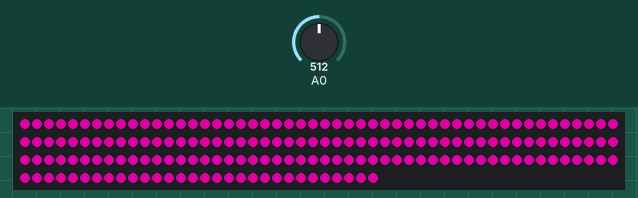
Simulated run of this sketch. Board: Arduino Uno, built with avr-gcc and run on an emulated ATmega328P. Parts: 180 RGB LEDs in strip order, left to right, continuing on the next row. The test bench sets the inputs (shaded band); at power-on: A0 = 512. Dim RGB values are drawn brighter than linear.

Above: at 1.2 s.
1.3 s: A0 set to 716
At 1.7 s:
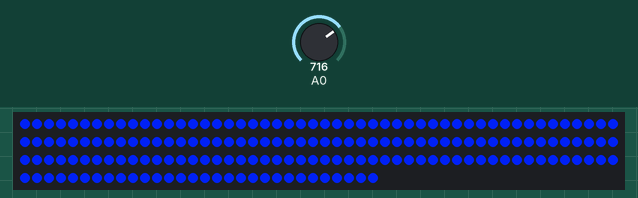
2.8 s: A0 set to 900
At 3.9 s:
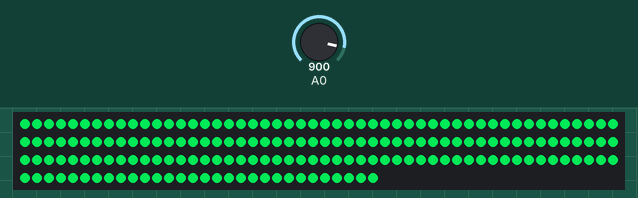
4.3 s: A0 set to 306
At 5.3 s:
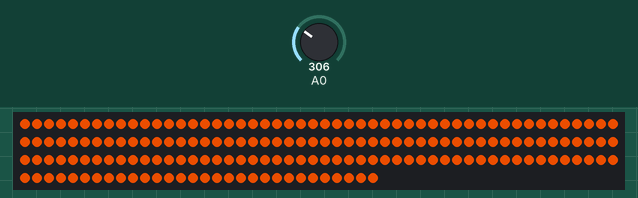
7.3 s: A0 set to 511
At 8.6 s:
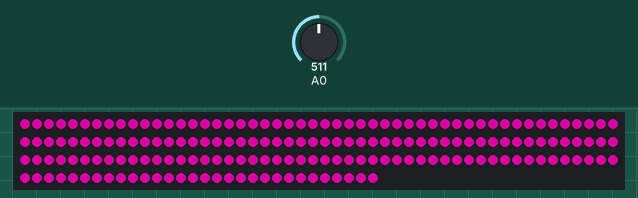
Timing chart, 0 to 9.8 s (numbered marks = the images above; inputs shaded):
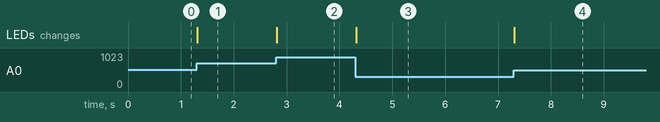

The sketch:

paddle.ino
```cpp
#include <Adafruit_NeoPixel.h>
#ifdef __AVR__
  #include <avr/power.h>
#endif

#define PIN 6

// Parameter 1 = number of pixels in strip
// Parameter 2 = Arduino pin number (most are valid)
// Parameter 3 = pixel type flags, add together as needed:
//   NEO_KHZ800  800 KHz bitstream (most NeoPixel products w/WS2812 LEDs)
//   NEO_KHZ400  400 KHz (classic 'v1' (not v2) FLORA pixels, WS2811 drivers)
//   NEO_GRB     Pixels are wired for GRB bitstream (most NeoPixel products)
//   NEO_RGB     Pixels are wired for RGB bitstream (v1 FLORA pixels, not v2)
Adafruit_NeoPixel strip = Adafruit_NeoPixel(180, PIN, NEO_GRB + NEO_KHZ800);

// IMPORTANT: To reduce NeoPixel burnout risk, add 1000 uF capacitor across
// pixel power leads, add 300 - 500 Ohm resistor on first pixel's data input
// and minimize distance between Arduino and first pixel.  Avoid connecting
// on a live circuit...if you must, connect GND first.

uint8_t paddle_pos = 100;

void setup() {
  // This is for Trinket 5V 16MHz, you can remove these three lines if you are not using a Trinket
  #if defined (__AVR_ATtiny85__)
    if (F_CPU == 16000000) clock_prescale_set(clock_div_1);
  #endif
  // End of trinket special code

  randomSeed(analogRead(0));

  strip.begin();
  strip.show(); // Initialize all pixels to 'off'

  Serial.begin(9600);
}

void loop() {
  uint8_t colour = (analogRead(A0) / 5) * 255;
  showColour(Wheel((colour * 256 / strip.numPixels()) & 255));
  if(Serial.available() > 0) {
    Serial.print("received: ");
    Serial.println(Serial.read());
  }
}

void showColour(uint32_t colour) {
  for(uint16_t i=0; i<strip.numPixels(); i++) {
    strip.setPixelColor(i, colour);
  }
  strip.show();
}

// Input a value 0 to 255 to get a color value.
// The colours are a transition r - g - b - back to r.
uint32_t Wheel(byte WheelPos) {
  WheelPos = 255 - WheelPos;
  if(WheelPos < 85) {
    return strip.Color(255 - WheelPos * 3, 0, WheelPos * 3);
  }
  if(WheelPos < 170) {
    WheelPos -= 85;
    return strip.Color(0, WheelPos * 3, 255 - WheelPos * 3);
  }
  WheelPos -= 170;
  return strip.Color(WheelPos * 3, 255 - WheelPos * 3, 0);
}
```

Measured:
- after the input at 1.3 s, the LEDs: change at once (image 1)
- after the input at 2.8 s, the LEDs: change at once (image 2)
- after the input at 4.3 s, the LEDs: change at once (image 3)
- after the input at 7.3 s, the LEDs: change at once (image 4)
